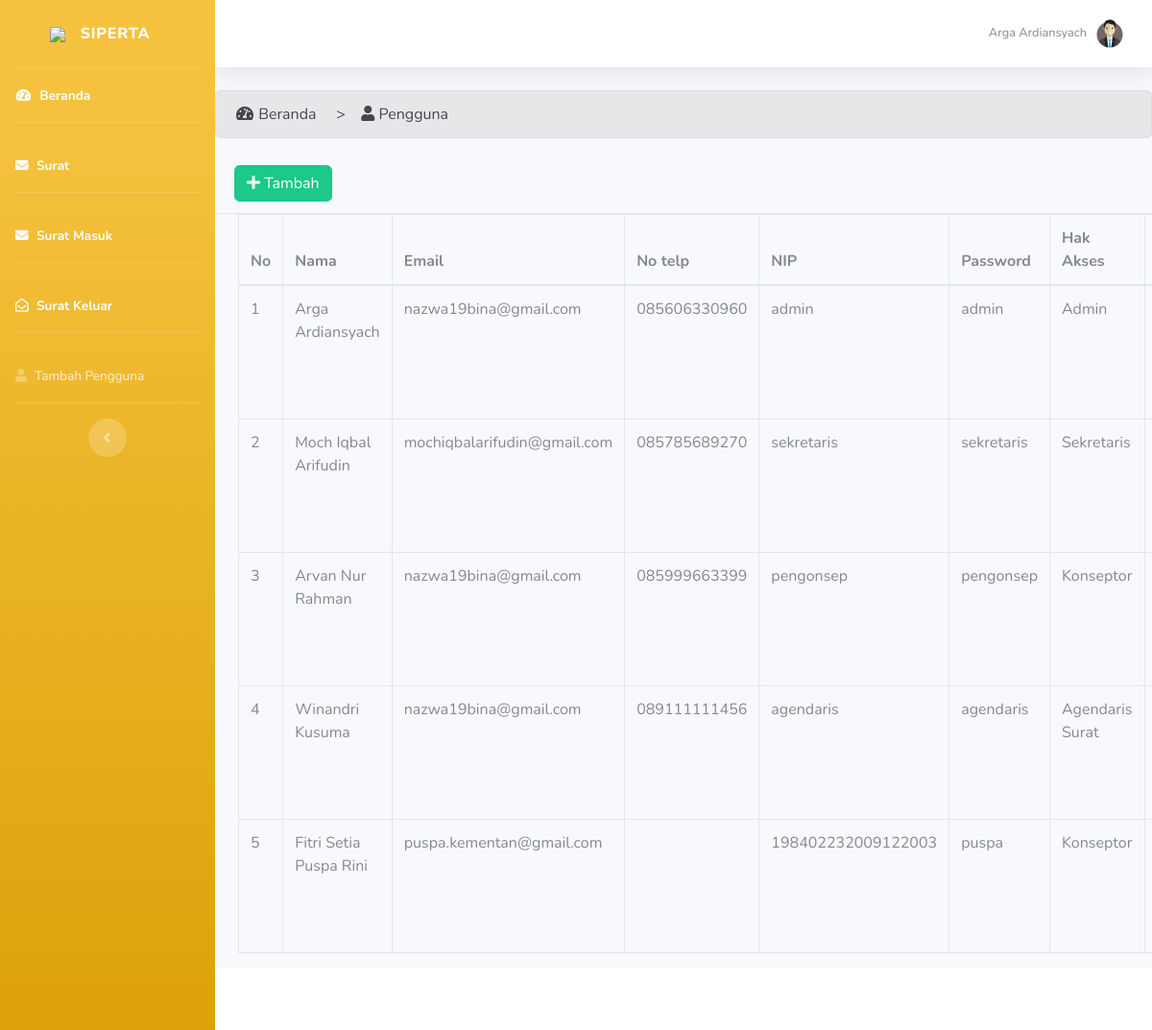
The app's page /index.php/admin/user with its own data.
### tables this page shows
CREATE TABLE `user` (
  `id_user` int(11) NOT NULL,
  `nama` varchar(100) NOT NULL,
  `email` varchar(100) NOT NULL,
  `no_telp` varchar(15) NOT NULL,
  `username` varchar(20) NOT NULL,
  `password` varchar(20) NOT NULL,
  `foto` varchar(128) NOT NULL,
  `jabatan` enum('Admin','Agendaris Surat','Sekretaris','Konseptor') NOT NULL
);

### application/controllers/admin/user.php (called while the page is built, shortened)
<?php
    class user extends CI_Controller {
        public function __construct()
        {
            $this->load->helper('url');
            $this->load->model('admin/user/user_model');
        }
        public function index()
        {
        $data['user'] = $this->user_model->tampilUser($this->session->userdata('id_user'));
        $data['users'] = $this->user_model->tampilSemuaUser();
        $this->load->view('template/header_admin',$data);
        $this->load->view('template/sidebar_admin',$data);
        $this->load->view('template/topbar_admin',$data);
        $this->load->view('admin/user/user', $data);
        $this->load->view('template/footer_admin',$data);
        }
    }
?>

### index.php (called while the page is built, shortened)
<?php
require_once BASEPATH.'core/CodeIgniter.php';

### application/models/admin/user/user_model.php (called while the page is built, shortened)
<?php
class user_model extends CI_Model {
    public function tampilUser($id_user)
    {
        return $this->db->get('user', ['id_user' => $id_user])->result();
    }
    public function tampilSemuaUser()
    {
        return $this->db->get('user')->result();
    }
}

### application/views/admin/user/user.php (the view, shortened to what this page needs)
<div class="alert alert-secondary" role="alert">
    <i class="fas fa-fw fa-tachometer-alt"></i> Beranda &nbsp; &nbsp; > &nbsp; &nbsp;<i class="fas fa-user"></i>
    Pengguna
</div>
<div class='card-header'>
    <a class='btn btn-success' href="user/tambahuser">
        <i class="fa fa-plus" aria-hidden="true"></i>
        <span>
            Tambah
        </span>
    </a>
</div>
<div class="content-wrapper">
    <div class="content">
        <div class="container-fluid">
            <div class="row">
                <div class="col">
                    <table id="tabel" class="table table-bordered">
                        <thead>
                            <tr>
                                <th>No</th>
                                <th>Nama</th>
                                <th>Email</th>
                                <th>No telp</th>
                                <th>NIP</th>
                                <th>Password</th>
                                <th>Hak Akses</th>
                                <th>Foto</th>
                            </tr>
                        </thead>
                        <tbody>
                            <?php $no=1; foreach ($users as $usr): ?>
                            <tr>
                                <td><?= $no++ ?></td>
                                <td><?= $usr->nama ?></td>
                                <td><?= $usr->email ?></td>
                                <td><?= $usr->no_telp ?></td>
                                <td><?= $usr->username ?></td>
                                <td><?= $usr->password ?></td>
                                <td><?= $usr->jabatan ?></td>
                                <td><img src="<?= base_url('assets/fotoprofil/') . $usr->foto ?>"
                                        style="width:50px; height:50px;"></td>
                            </tr>
                            <?php endforeach ?>
                        </tbody>
                    </table>
                </div>
            </div>
        </div>
    </div>
</div>

### application/views/template/header_admin.php (shortened to what this page needs)
<!DOCTYPE html>
<html lang="en">
<head>
    <link href="<?php echo base_url(); ?>assets/vendor/fontawesome-free/css/all.min.css" rel="stylesheet" type="text/css">
    <link href="<?php echo base_url(); ?>assets/css/sb-admin-2.min.css" rel="stylesheet">
</head>
<body id="page-top">
    <div id="wrapper">

### application/views/template/sidebar_admin.php (shortened to what this page needs)
<ul class="navbar-nav bg-gradient-warning sidebar sidebar-dark accordion" id="accordionSidebar">
    <a class="sidebar-brand d-flex align-items-center justify-content-center">
        <div class="sidebar-brand-icon">
            <img src="<?php echo base_url('assets/img/logo.png')?>" width="60%">
        </div>
        <div class="sidebar-brand-text mx-3">SIPERTA</div>
    </a>
    <hr class="sidebar-divider my-0">
    <li class="nav-item active">
        <a href="<?php echo base_url().'admin/home' ?>" class="nav-link">
            <i class="fas fa-fw fa-tachometer-alt"></i>
            <span>Beranda</span></a>
    </li>
    <hr class="sidebar-divider">
    <li class="nav-item active">
        <a href="<?php echo base_url().'admin/surat' ?>" class="nav-link">
            <i class="fas fa-envelope"></i>
            <span>Surat</span></a>
    </li>
    <hr class="sidebar-divider">
    <li class="nav-item active">
        <a href="<?php echo base_url().'admin/surat/suratMasuk' ?>" class="nav-link">
            <i class="fas fa-envelope"></i>
            <span>Surat Masuk</span></a>
    </li>
    <hr class="sidebar-divider">
    <li class="nav-item active">
        <a href="<?php echo base_url().'admin/surat/suratKeluar' ?>" class="nav-link">
            <i class="far fa-envelope-open"></i>
            <span>Surat Keluar</span></a>
    </li>
    <hr class="sidebar-divider">
    <li class="nav-item">
        <a href="<?php echo base_url().'admin/user' ?>" class="nav-link">
            <i class="fas fa-user"></i>
            <span>Tambah Pengguna</span></a>
    </li>
    <hr class="sidebar-divider d-none d-md-block">
    <div class="text-center d-none d-md-inline">
        <button class="rounded-circle border-0" id="sidebarToggle"></button>
    </div>
</ul>

### application/views/template/topbar_admin.php (shortened to what this page needs)
<div id="content-wrapper" class="d-flex flex-column">
<div id="content">
    <nav class="navbar navbar-expand navbar-light bg-white topbar mb-4 static-top shadow">
        <ul class="navbar-nav ml-auto">
            <li class="nav-item dropdown no-arrow">
                <?php $no = 1;
                foreach ($user as $ad) : ?>
                <li class="nav-item dropdown no-arrow">
                    <a class="nav-link dropdown-toggle" href="#" id="userDropdown" role="button" data-toggle="dropdown"
                        aria-haspopup="true" aria-expanded="false">
                        <span class="mr-2 d-none d-lg-inline text-gray-600 small"> <?= $ad->nama ?></span>
                        <img class="img-profile rounded-circle"
                            src="<?= base_url('assets/fotoprofil/') . $ad->foto ?>">
                    </a>
                <?php endforeach ?>
            </li>
        </ul>
    </nav>

### application/views/template/footer_admin.php (shortened to what this page needs)
 <footer class="sticky-footer bg-white">
            </footer>
        </div>
    </div>
</body>
</html>

### records on screen
user: nama "Arga Ardiansyach", foto (picture), email "nazwa19bina@gmail.com", no_telp "085606330960", username "admin", password "admin", jabatan "Admin"
user: nama "Moch Iqbal Arifudin", email "mochiqbalarifudin@gmail.com", no_telp "085785689270", username "sekretaris", password "sekretaris", jabatan "Sekretaris"
user: nama "Arvan Nur Rahman", email "nazwa19bina@gmail.com", no_telp "085999663399", username "pengonsep", password "pengonsep", jabatan "Konseptor"
user: nama "Winandri Kusuma", email "nazwa19bina@gmail.com", no_telp "089111111456", username "agendaris", password "agendaris", jabatan "Agendaris Surat"
user: nama "Fitri Setia Puspa Rini", email "puspa.kementan@gmail.com", username "198402232009122003", password "puspa", jabatan "Konseptor"
